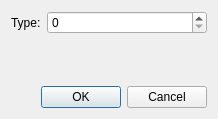
<?xml version="1.0" encoding="UTF-8"?>
<ui version="4.0">
 <class>NodeDialog</class>
 <widget class="QDialog" name="NodeDialog">
  <property name="geometry">
   <rect>
    <x>0</x>
    <y>0</y>
    <width>218</width>
    <height>119</height>
   </rect>
  </property>
  <property name="windowTitle">
   <string>Create Node</string>
  </property>
  <layout class="QVBoxLayout" name="verticalLayout">
   <item>
    <layout class="QFormLayout" name="formLayout">
     <item row="0" column="0">
      <widget class="QLabel" name="label">
       <property name="text">
        <string>Type:</string>
       </property>
      </widget>
     </item>
     <item row="0" column="1">
      <widget class="QSpinBox" name="spinBox">
       <property name="maximum">
        <number>65565</number>
       </property>
      </widget>
     </item>
    </layout>
   </item>
   <item>
    <widget class="QDialogButtonBox" name="buttonBox">
     <property name="orientation">
      <enum>Qt::Horizontal</enum>
     </property>
     <property name="standardButtons">
      <set>QDialogButtonBox::Cancel|QDialogButtonBox::Ok</set>
     </property>
    </widget>
   </item>
  </layout>
 </widget>
 <resources/>
 <connections>
  <connection>
   <sender>buttonBox</sender>
   <signal>accepted()</signal>
   <receiver>NodeDialog</receiver>
   <slot>accept()</slot>
   <hints>
    <hint type="sourcelabel">
     <x>248</x>
     <y>254</y>
    </hint>
    <hint type="destinationlabel">
     <x>157</x>
     <y>274</y>
    </hint>
   </hints>
  </connection>
  <connection>
   <sender>buttonBox</sender>
   <signal>rejected()</signal>
   <receiver>NodeDialog</receiver>
   <slot>reject()</slot>
   <hints>
    <hint type="sourcelabel">
     <x>316</x>
     <y>260</y>
    </hint>
    <hint type="destinationlabel">
     <x>286</x>
     <y>274</y>
    </hint>
   </hints>
  </connection>
 </connections>
</ui>
